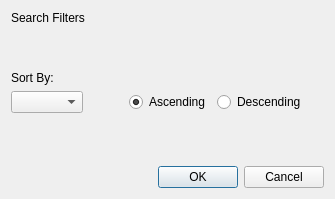
<?xml version="1.0" encoding="UTF-8"?>
<ui version="4.0">
 <class>SearchFilterDialog</class>
 <widget class="QDialog" name="SearchFilterDialog">
  <property name="geometry">
   <rect>
    <x>0</x>
    <y>0</y>
    <width>335</width>
    <height>199</height>
   </rect>
  </property>
  <property name="windowTitle">
   <string>Dialog</string>
  </property>
  <layout class="QVBoxLayout" name="verticalLayout">
   <item>
    <widget class="QLabel" name="searchFiltersLabel">
     <property name="text">
      <string>Search Filters</string>
     </property>
    </widget>
   </item>
   <item>
    <spacer name="verticalSpacer">
     <property name="orientation">
      <enum>Qt::Vertical</enum>
     </property>
     <property name="sizeType">
      <enum>QSizePolicy::Fixed</enum>
     </property>
     <property name="sizeHint" stdset="0">
      <size>
       <width>20</width>
       <height>40</height>
      </size>
     </property>
    </spacer>
   </item>
   <item>
    <widget class="QLabel" name="sortByLabel">
     <property name="text">
      <string>Sort By:</string>
     </property>
    </widget>
   </item>
   <item>
    <layout class="QHBoxLayout" name="horizontalLayout">
     <item>
      <widget class="QComboBox" name="sortByComboBox">
       <property name="sizePolicy">
        <sizepolicy hsizetype="Preferred" vsizetype="Fixed">
         <horstretch>0</horstretch>
         <verstretch>0</verstretch>
        </sizepolicy>
       </property>
      </widget>
     </item>
     <item>
      <spacer name="horizontalSpacer">
       <property name="orientation">
        <enum>Qt::Horizontal</enum>
       </property>
       <property name="sizeType">
        <enum>QSizePolicy::Minimum</enum>
       </property>
       <property name="sizeHint" stdset="0">
        <size>
         <width>40</width>
         <height>20</height>
        </size>
       </property>
      </spacer>
     </item>
     <item>
      <widget class="QRadioButton" name="ascRadioButton">
       <property name="sizePolicy">
        <sizepolicy hsizetype="Preferred" vsizetype="Fixed">
         <horstretch>0</horstretch>
         <verstretch>0</verstretch>
        </sizepolicy>
       </property>
       <property name="text">
        <string>Ascending</string>
       </property>
       <property name="checked">
        <bool>true</bool>
       </property>
      </widget>
     </item>
     <item>
      <widget class="QRadioButton" name="descRadioButton">
       <property name="sizePolicy">
        <sizepolicy hsizetype="Preferred" vsizetype="Fixed">
         <horstretch>0</horstretch>
         <verstretch>0</verstretch>
        </sizepolicy>
       </property>
       <property name="text">
        <string>Descending</string>
       </property>
       <property name="checked">
        <bool>false</bool>
       </property>
      </widget>
     </item>
     <item>
      <spacer name="horizontalSpacer_2">
       <property name="orientation">
        <enum>Qt::Horizontal</enum>
       </property>
       <property name="sizeHint" stdset="0">
        <size>
         <width>40</width>
         <height>20</height>
        </size>
       </property>
      </spacer>
     </item>
    </layout>
   </item>
   <item>
    <spacer name="verticalSpacer_2">
     <property name="orientation">
      <enum>Qt::Vertical</enum>
     </property>
     <property name="sizeHint" stdset="0">
      <size>
       <width>20</width>
       <height>40</height>
      </size>
     </property>
    </spacer>
   </item>
   <item>
    <widget class="QDialogButtonBox" name="buttonBox">
     <property name="orientation">
      <enum>Qt::Horizontal</enum>
     </property>
     <property name="standardButtons">
      <set>QDialogButtonBox::Cancel|QDialogButtonBox::Ok</set>
     </property>
    </widget>
   </item>
  </layout>
 </widget>
 <resources/>
 <connections>
  <connection>
   <sender>buttonBox</sender>
   <signal>accepted()</signal>
   <receiver>SearchFilterDialog</receiver>
   <slot>accept()</slot>
   <hints>
    <hint type="sourcelabel">
     <x>248</x>
     <y>254</y>
    </hint>
    <hint type="destinationlabel">
     <x>157</x>
     <y>274</y>
    </hint>
   </hints>
  </connection>
  <connection>
   <sender>buttonBox</sender>
   <signal>rejected()</signal>
   <receiver>SearchFilterDialog</receiver>
   <slot>reject()</slot>
   <hints>
    <hint type="sourcelabel">
     <x>316</x>
     <y>260</y>
    </hint>
    <hint type="destinationlabel">
     <x>286</x>
     <y>274</y>
    </hint>
   </hints>
  </connection>
 </connections>
</ui>
